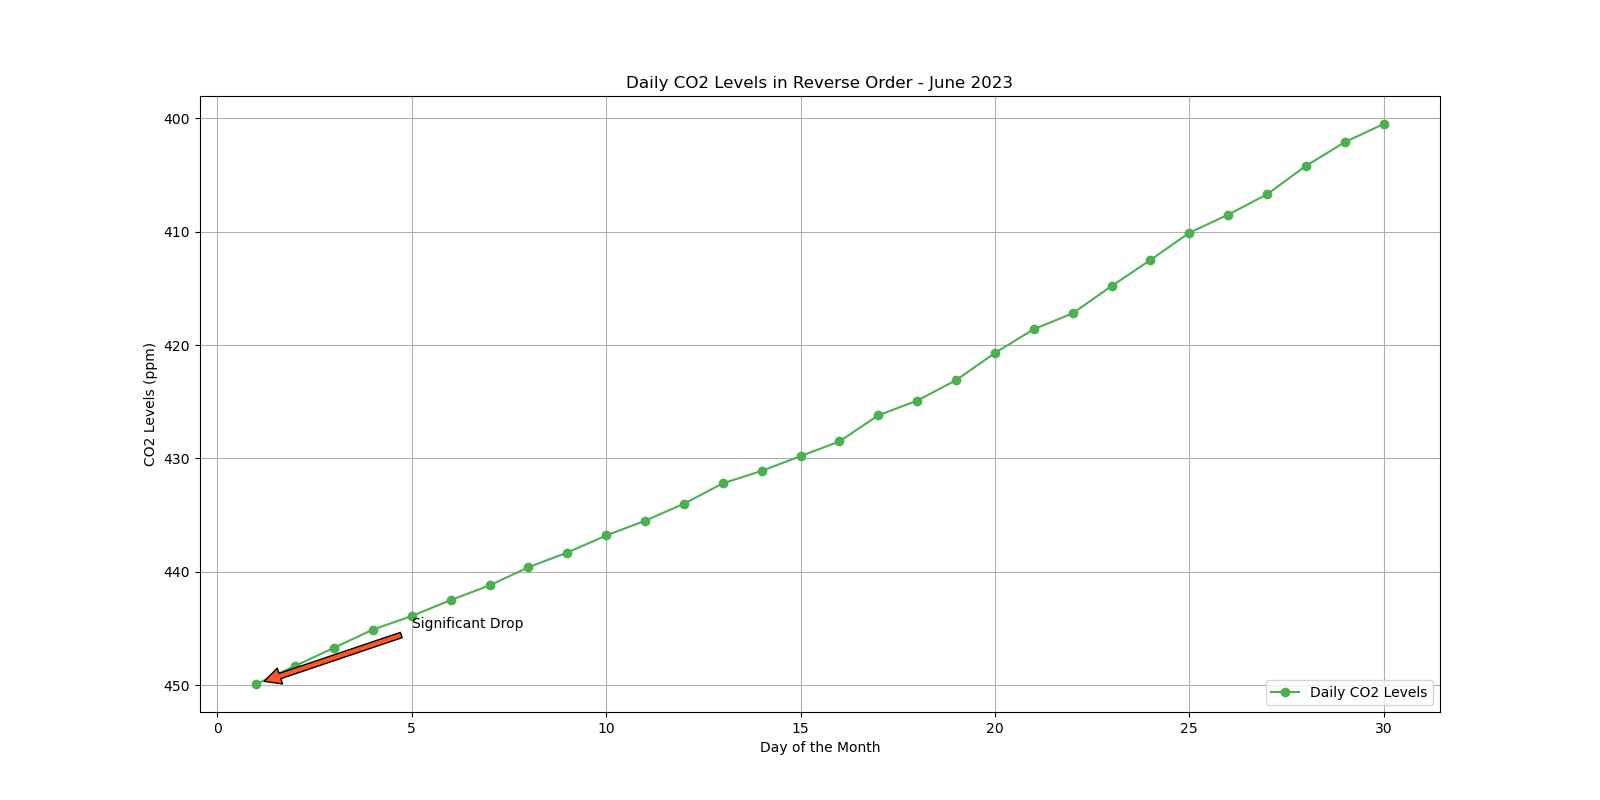

The script that drew this image:

import matplotlib.pyplot as plt

# Data points
days = [i for i in range(1, 31)]
co2_levels = [449.9, 448.3, 446.7, 445.1, 443.9, 442.5, 441.2, 439.6, 438.3, 436.8, 435.5, 434.0, 432.2, 431.1, 429.8, 428.5, 426.2, 424.9, 423.1, 420.7, 418.6, 417.2, 414.8, 412.5, 410.1, 408.5, 406.7, 404.2, 402.1, 400.5]

# Creating the line chart
plt.figure(figsize=(16, 8))  # Adjust the width and height of the chart
plt.plot(days, co2_levels, marker='o', color='#4CAF50', label='Daily CO2 Levels')  # Specific color code

# Annotation for a notable CO2 level
plt.annotate('Significant Drop', xy=(1, 449.9), xytext=(5, 445),
             arrowprops=dict(facecolor='#FF5722', shrink=0.05))

# Adding the x-axis label, y-axis label, title, legend, and grid
plt.xlabel('Day of the Month')
plt.ylabel('CO2 Levels (ppm)')
plt.title('Daily CO2 Levels in Reverse Order - June 2023')
plt.legend(loc='lower right')
plt.grid(True)

# Invert y-axis
plt.gca().invert_yaxis()

# Display the chart
plt.show()
